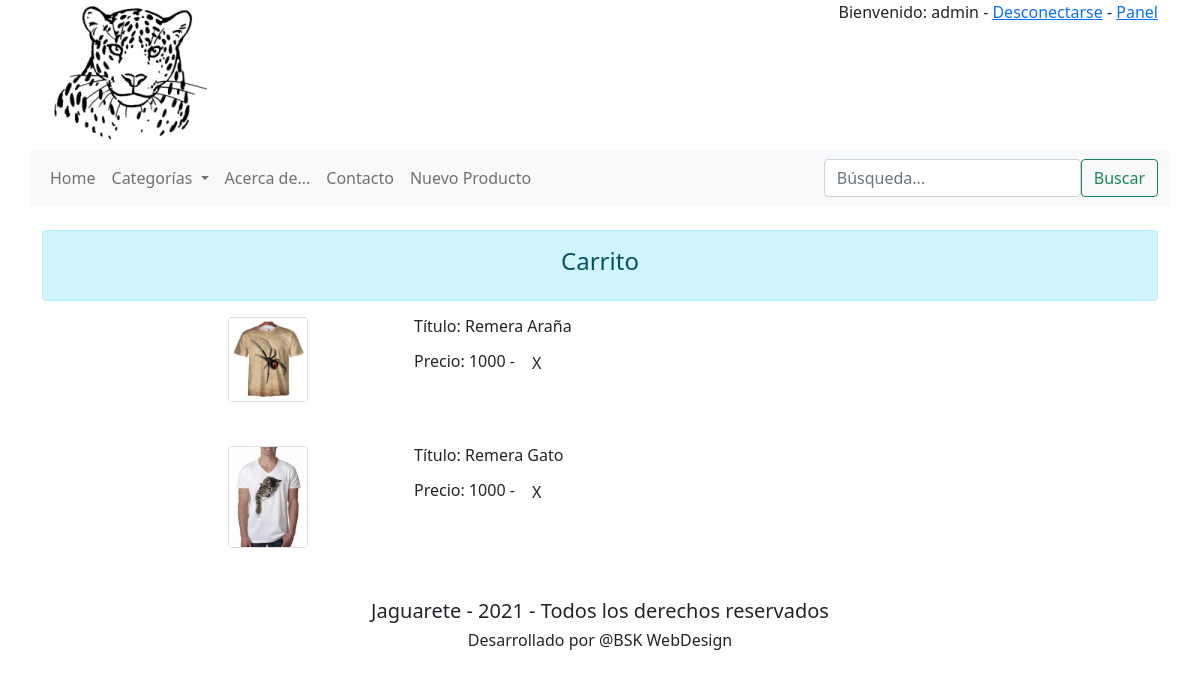
The page /apps/carrito (signed in) on the database its author committed.
### apps/models.py (models this page shows, shortened)
class Producto(models.Model):
    categoria = models.ForeignKey(Categorias, on_delete=models.CASCADE, related_name="clasificacion_categoria")
    titulo = models.CharField(max_length=250, null=False)
    imagen = models.FileField(upload_to='imagenes/')
    contenido = models.CharField(max_length=2000, null=False)
    precio = models.IntegerField()

### apps/views.py (the view)
# urls.py: path('carrito', views.carrito, name="carrito"),
@login_required
def carrito(request):
    carrito = Carrito.objects.get(usuario=request.user)
    return render(request, "carrito.html", {"productos": carrito.producto})

### apps/templates/carrito.html (shortened to what this page needs)
<!DOCTYPE HTML lang="es">
<html lang="es">
{% extends "layout.html" %}
{% block content %}
    <div class="alert alert-info" role="alert"><h4 style="text-align: center;">Carrito</h4></div>
    <div class="row">
        {% for producto in productos.all %}
        <div class="row justify-content-md-center">
            <div class="col-sm-2">
                <div class="card" style="width: 5rem;">
                    <img class="card-img-top" src="{{ media_url  }}{{ producto.imagen.url }}" alt="My image">
                </div>
            </div>
            <div class="col-sm-6">
                <h6 class="card-title">Título: {{ producto.titulo }}</h6>
                <p class="card-text">Precio: {{ producto.precio }} - <a href="{% url 'producto' producto.id %}" class="btn btn-alert">X</a></p>
                <br><br>
            </div>
        </div>
        {% empty %}
            <li>No hay productos en el Carrito.</li>
        {% endfor %}
    </div>
{% endblock %}

### apps/templates/layout.html (shortened to what this page needs)
<!DOCTYPE HTML>
<html lang="es">
{% load static %}
    <head>
        <link href="https://cdn.jsdelivr.net/npm/bootstrap@5.0.1/dist/css/bootstrap.min.css" rel="stylesheet">
    </head>
    <body>
        <div class="container">
            <div class="row" style="background-color: white;;">
                <div class="col-sm-4">
                    <img src="{% static 'Logo.jpg' %}" alt="Jaguarete">
                </div>
                <div class="col-sm-8">
                    {% if user.is_authenticated %}
                    <ul class="nav justify-content-end">
                        <p>Bienvenido: {{ user.get_username }} - <a href ="{% url 'logout' %}?next={% url 'index' %}">Desconectarse</a>
                            {% if user.id == 1 %}
                                - <a href ="/admin">Panel</a>
                            {% else %}
                                - <a href ="{% url 'carrito' %}">Carrito</a>
                            {% endif %}
                        </p>
                    </ul>
                    {% endif %}
                </div>
            </div>
            <div class="row">
                <nav class="navbar navbar-expand-lg navbar-light bg-light">
                    <div class="collapse navbar-collapse" id="navbarSupportedContent">
                      <ul class="navbar-nav mr-auto">
                        <li class="nav-item active">
                          <a class="nav-link" href="/apps/">Home</span></a>
                        </li>
                        <li class="nav-item dropdown">
                            <a class="nav-link dropdown-toggle" href="#" id="navbarDropdown" role="button" data-bs-toggle="dropdown" aria-expanded="false">
                                Categorías
                            </a>
                        </li>
                        <li class="nav-item">
                            <a class="nav-link" href="/apps/acercade">Acerca de...</a>
                        </li>
                        <li class="nav-item">
                            <a class="nav-link" href="/apps/contacto">Contacto</a>
                        </li>
                        {% if user.id == 1 %}
                            <li class="nav-item">
                            <a class="nav-link" href="/apps/producto_alta">Nuevo Producto</a>
                            </li>
                        {% endif %}
                      </ul>
                    </div>
                    <form class="form-inline my-2 my-lg-0" method="get">
                        <ul class="nav justify-content-end">
                            <li><input class="form-control mr-sm-2" type="search" placeholder="Búsqueda..." name="buscar"></li>
                            <li><button class="btn btn-outline-success my-2 my-sm-0" type="submit">Buscar</button></li>
                        </ul>
                    </form>
                </nav>
            </div>
            <br>
            {% block body %}
                {% block content%}
                {% endblock %}
            {% endblock %}
            <br>
            <footer style="background-color: white;">
                <h5 style="text-align: center;">Jaguarete - 2021 - Todos los derechos reservados</h5>
                <h6 style="text-align: center;">Desarrollado por @BSK WebDesign</h6>
            </footer>
        </div>
    </body>
</html>

### rows shown on the page
Producto: imagen (picture), titulo "Remera Araña", precio "1000"
Producto: imagen (picture), titulo "Remera Gato", precio "1000"

### other values the page prints
{{ user.get_username }} "admin"
